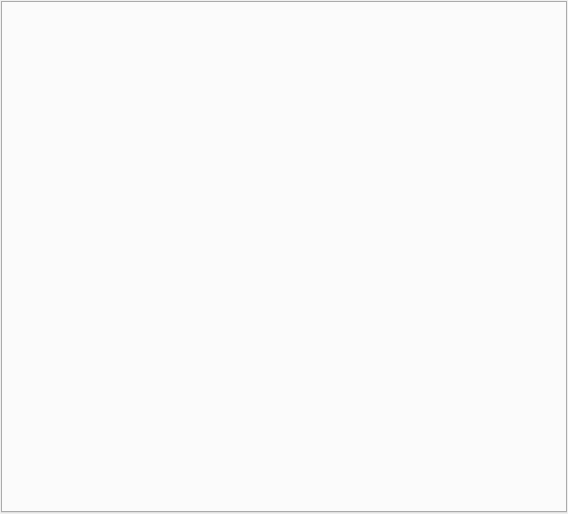
<?xml version="1.0" encoding="UTF-8"?>
<ui version="4.0">
 <class>MainWidget</class>
 <widget class="QWidget" name="MainWidget">
  <property name="geometry">
   <rect>
    <x>0</x>
    <y>0</y>
    <width>568</width>
    <height>514</height>
   </rect>
  </property>
  <property name="windowTitle">
   <string>Form</string>
  </property>
  <layout class="QVBoxLayout" name="verticalLayout">
   <property name="spacing">
    <number>1</number>
   </property>
   <property name="leftMargin">
    <number>1</number>
   </property>
   <property name="topMargin">
    <number>1</number>
   </property>
   <property name="rightMargin">
    <number>1</number>
   </property>
   <property name="bottomMargin">
    <number>1</number>
   </property>
   <item>
    <widget class="QTabWidget" name="tabWidget">
     <property name="tabShape">
      <enum>QTabWidget::Triangular</enum>
     </property>
     <property name="iconSize">
      <size>
       <width>25</width>
       <height>25</height>
      </size>
     </property>
    </widget>
   </item>
  </layout>
 </widget>
 <resources/>
 <connections/>
</ui>
